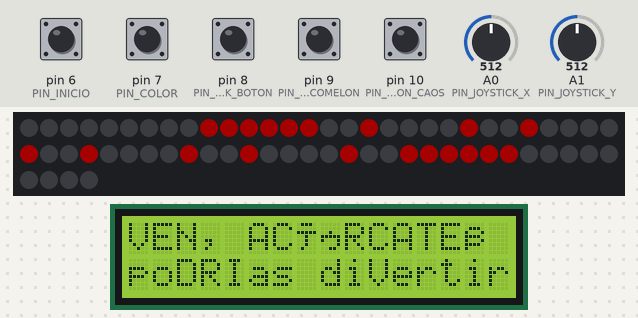
A sketch run on a simulated Arduino Uno, built with avr-gcc and run on an emulated ATmega328P. On the bench: 64 RGB LEDs in strip order, left to right, continuing on the next row, 16×2 character LCD. The inputs (shaded band) are chosen by the test bench; at power-on: pin 6 (PIN_INICIO), pin 7 (PIN_COLOR), pin 8 (PIN_JOYSTICK_BOTON), pin 9 (PIN_BOTON_COMELON), pin 10 (PIN_BOTON_CAOS) HIGH, A0 (PIN_JOYSTICK_X) = 512, A1 (PIN_JOYSTICK_Y) = 512. Dim RGB values are drawn brighter than linear; random numbers use the default seed unless the sketch sets one; what the sketch prints to the serial monitor is not drawn.

Above: at 1.2 s.
1.3 s: pin 8 (PIN_JOYSTICK_BOTON) pulled LOW for 0.3 s
At 1.8 s:
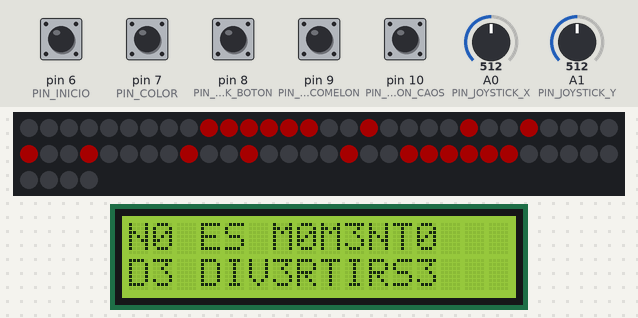
3.4 s: pin 6 (PIN_INICIO) pulled LOW for 0.3 s
At 3.9 s:
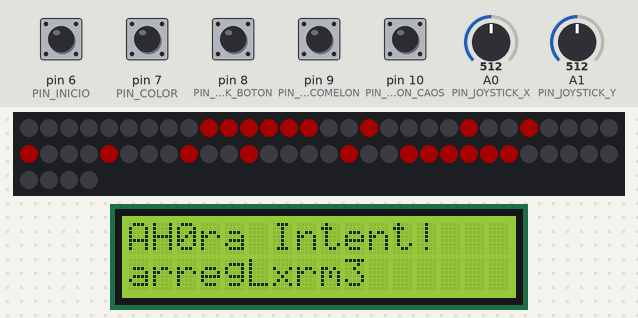
5.9 s: pin 9 (PIN_BOTON_COMELON) pulled LOW for 0.3 s
At 6.15 s:
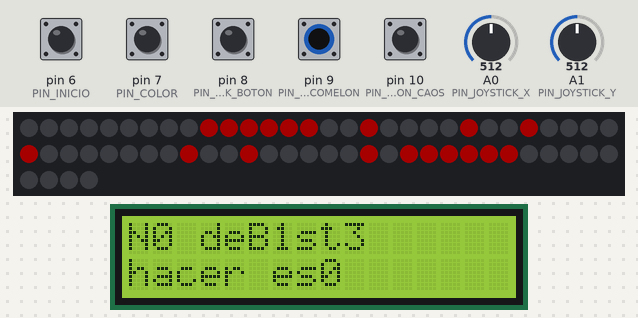
7.8 s: A0 (PIN_JOYSTICK_X) set to 788
10.8 s: A0 (PIN_JOYSTICK_X) set to 813
13.8 s: pin 10 (PIN_BOTON_CAOS) pulled LOW for 1 s
At 14.18 s:
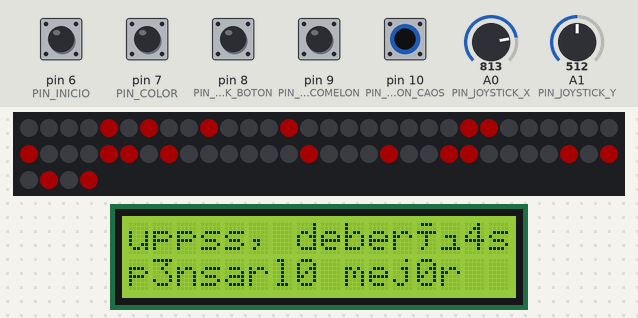

The sketch:

sketch_dec9a.ino
```cpp
#include <Adafruit_NeoPixel.h>   // Librería para controlar la matriz LED NeoPixel
#include <LiquidCrystal.h>       // Librería para manejar el display LCD

// ===================== CONFIG NEOPIXEL ======================
// Pin donde está conectada la matriz LED
#define PIN_MATRIZ 13
// Cantidad total de LEDs (8x8 = 64)
#define NUM_PIXELES 64

// Pines del joystick: ejes X/Y y su botón
#define PIN_JOYSTICK_X A0
#define PIN_JOYSTICK_Y A1
#define PIN_JOYSTICK_BOTON 8

// Pines de botones externos
#define PIN_BOTON_COMELON 9   // Botón que rompe parte de la figura
#define PIN_BOTON_CAOS 10     // Botón que mezcla/desordena la figura
#define PIN_COLOR 7           // Cambia color del pixel escapado
#define PIN_INICIO 6          // Inicia el juego

// Pin para enviar un pulso al Arduino esclavo (música)
#define PIN_TRIGGER_MP3 A3

// Objeto NeoPixel que controla la matriz completa
Adafruit_NeoPixel matriz = Adafruit_NeoPixel(NUM_PIXELES, PIN_MATRIZ, NEO_GRB + NEO_KHZ800);

// ===================== VARIABLES PRINCIPALES ======================
// Figura inicial: un cuadrado 8x8 con un hueco interior
// 1 = LED encendido (forma parte del cuadrado)
// 0 = LED apagado
bool formaBase[64] = {
 0,0,0,0,0,0,0,0,
 0,1,1,1,1,1,1,0,
 0,1,0,0,0,0,1,0,
 0,1,0,0,0,0,1,0,
 0,1,0,0,0,0,1,0,
 0,1,0,0,0,0,1,0,
 0,1,1,1,1,1,1,0,
 0,0,0,0,0,0,0,0
};

bool formaBaseOriginal[64];   // Copia del cuadrado perfecto para restaurarlo mas adelante
int pixelBloqueado = -1;      // LED interno removido (de dode se escapa uno)
int pixelEscapado = -1;       // LED que “escapa” y se mueve por la matriz
uint32_t colorPixelEscapado = 0xFF0000;  // Color del pixel escapado (inicialmente rojo)
bool modoDisco = false;       // Para activar el modo disco

// Tiempos para animación del pixel escapado
unsigned long tiempoUltimoMovimiento = 0;       // Último avance del pixel
const unsigned long retrasoMovimiento = 200;    // Velocidad de movimiento normal
const unsigned long retrasoDisco = 80;          // Velocidad más rápida del modo disco

// Control de destrucción de la figura
int pixelesRotos = 0;                // Cuántos pixel se han roto
const int maxPixelesRotos = 9;       // Máximo 9 comidos antes de reinicio

// Control de actividad para autoreinicio
unsigned long tiempoUltimaActividad = 0;   // Última vez que se tocó algo
bool juegoIniciado = false;                // Para evitar reinicios antes de empezar

// ===================== CONFIG LCD ======================
// Objeto LCD
LiquidCrystal lcd(12, 11, 5, 4, 3, 2);
#define PIN_BACKLIGHT 5   // luz de fondo de la pantallita lcd

// Líneas a mostrar en la pantalla
String linea1 = "V3N, ACERC4T3";
String linea2 = "Y JuEG4";

// Control del parpadeo del texto
bool modoParpadeo = false;     // True = texto parpadea
unsigned long lastBlink = 0;   // Último cambio de visibilidad
unsigned long blinkInterval = 300;  // Velocidad del parpadeo
bool visible = true;           // Determina si el texto se muestra o no

// ===================== FUNCIONES UTILES ======================
// Obtienen coordenadas dentro de la matriz NeoPixel (8x8)

// % entrega el resto de dividir i por 8: indica la columna
int obtenerX(int i){ return i % 8; }

// División entera de i entre 8: indica la fila
int obtenerY(int i){ return i / 8; }

// Convierte coordenadas (x,y) en índice lineal: fila*8 + columna
int obtenerIndice(int x,int y){ return y * 8 + x; }


// Genera un color aleatorio que NO sea rojo puro (para estresar más)
uint32_t generarColorNoRojo(){
  while(true){
    int r=random(0,256);
    int g=random(0,256);
    int b=random(0,256);
    // Se descarta si es rojo
    if(!(r>200 && g<80 && b<80)) return matriz.Color(r,g,b);
  }
}

// ===================== DIBUJO NEOPIXEL ======================
// Dibuja la figura normal + el pixel bloqueado + pixel escapado
void dibujarMatrizNormal(){
  matriz.clear();  // Limpia todos los LEDs

  // Pinta el cuadrado con rojo
  for(int i=0;i<64;i++){
    if(formaBase[i]==1) matriz.setPixelColor(i, matriz.Color(255,0,0));
  }

  // Borra el pixel bloqueado (así no tiene color y queda como agujero)
  if(pixelBloqueado>=0) matriz.setPixelColor(pixelBloqueado, 0);

  // Pinta el pixel escapado con su color asignado
  if(pixelEscapado>=0) matriz.setPixelColor(pixelEscapado, colorPixelEscapado);

  matriz.show();  // Refresca la matriz
}

// Dibujo en modo disco: todos los LEDs son colores random que pestañean
void dibujarMatrizDisco(){
  for(int i=0;i<64;i++){
    matriz.setPixelColor(i, generarColorNoRojo());
  }

  // Pixel escapado mantiene su color original
  if(pixelEscapado>=0) matriz.setPixelColor(pixelEscapado, colorPixelEscapado);

  matriz.show(); //pantallita pantallea
}

// ===================== REPARAR CUADRADO ======================
// Restaura todo el estado a su versión inicial
void repararCuadrado(){
  for(int i=0;i<64;i++){
    formaBase[i] = formaBaseOriginal[i];  // Restaurar figura original (cuadrado perfecto)
  }
  pixelBloqueado = -1;
  pixelEscapado = -1;
  pixelesRotos = 0;
  juegoIniciado = false;

  dibujarMatrizNormal();
}

// ===================== FUNCIONES LCD ======================
// Actualiza el contenido mostrado y si parpadea o no
void actualizarLCD(String msg1, String msg2, bool parpadeo=false){
  linea1 = msg1;
  linea2 = msg2;
  modoParpadeo = parpadeo;
  lcd.clear();
}

// Muestra texto normal o parpadeando
// Render del LCD (con parpadeo opcional)
void mostrarLCD(){
  if(modoParpadeo){
    // Control de parpadeo
    if(millis() - lastBlink >= blinkInterval){
      lastBlink = millis();
      visible = !visible;
    }

    lcd.clear();

    if(visible){
      // Imprime respetando el límite de 16 caracteres
      lcd.setCursor(0,0);
      lcd.print(linea1.substring(0, min(16, (int)linea1.length())));
      lcd.setCursor(0,1);
      lcd.print(linea2.substring(0, min(16, (int)linea2.length())));
    }
  } else {
    // Modo estático
    lcd.setCursor(0,0);
    lcd.print(linea1.substring(0, min(16, (int)linea1.length())));
    lcd.setCursor(0,1);
    lcd.print(linea2.substring(0, min(16, (int)linea2.length())));
  }
}

// ===================== SETUP ======================
void setup(){

  Serial.begin(9600);

  matriz.begin();            // Inicializa la matriz NeoPixel
  matriz.setBrightness(40);  // Ajusta el brillo. (máx 255). 40 = brillo medio
  matriz.show();             // pantallea
  randomSeed(analogRead(A3)); // Genera una semilla aleatoria, para que los números aleatorios no se repitan siempre

  // Configuración de botones y entradas
  pinMode(PIN_JOYSTICK_BOTON, INPUT_PULLUP);
  pinMode(PIN_INICIO, INPUT_PULLUP);
  pinMode(PIN_COLOR, INPUT_PULLUP);
  pinMode(PIN_BOTON_COMELON, INPUT_PULLUP);
  pinMode(PIN_BOTON_CAOS, INPUT_PULLUP);
  pinMode(PIN_BACKLIGHT, OUTPUT);

  // Señal del MP3 (apagado por defecto)
  pinMode(PIN_TRIGGER_MP3, OUTPUT);
  digitalWrite(PIN_TRIGGER_MP3, LOW);

  // Encender luz del LCD al máximo
  analogWrite(PIN_BACKLIGHT, 255);

  // Copia de respaldo de la figura original
  for(int i=0;i<64;i++){
    formaBaseOriginal[i] = formaBase[i];
  }

  tiempoUltimaActividad = millis(); // Marca el inicio
  dibujarMatrizNormal();

  // Configuración del LCD
  lcd.begin(16,2);

  // Mensaje inicial del juego
  actualizarLCD("VEN, ACéRCATE…", "poDRIas diVertirte", false);
  mostrarLCD();
}

// ===================== LOOP PRINCIPAL ======================
void loop(){

  // Si pasan 15 segundos sin tocar nada → todo vuelve a su estado inicial
// ================== AUTO-RESET POR INACTIVIDAD ==================
if(tiempoUltimaActividad > 15000){
    repararCuadrado();                // Vuelve el cuadrado perfecto

    Serial.println(">> Se ejecutó repararCuadrado() por INACTIVIDAD <<");

    modoDisco = false;
    pixelEscapado = -1;
    pixelBloqueado = -1;
    pixelesRotos = 0;

    actualizarLCD("VEN, ACERCATE…", "podrías divertirte", false);
    mostrarLCD();

    tiempoUltimaActividad = millis();
}

  // ================== BOTÓN INICIO ==================
  // Primer paso del juego: romper un pixel y liberar el escapado
  if(digitalRead(PIN_INICIO)==LOW && !juegoIniciado){
    tiempoUltimaActividad = millis();
    juegoIniciado = true;

    actualizarLCD("AH0ra Intent!","arregLxrm3", false);
    mostrarLCD();

    // Obtiene todos los píxeles encendidos para elegir uno al azar
    int lados[64], total=0;
    for(int i=0;i<64;i++) if(formaBase[i]==1) lados[total++] = i;

    // Selección aleatoria de pixel a romper
    if(total>0){
      int elegido=lados[random(total)];
      pixelBloqueado=elegido;
      formaBase[pixelBloqueado]=0;

      // Genera pixel escapado en un vecino
      int x=obtenerX(elegido), y=obtenerY(elegido);
      if(x<7) pixelEscapado=obtenerIndice(x+1,y);
      else if(x>0) pixelEscapado=obtenerIndice(x-1,y);
      else if(y<7) pixelEscapado=obtenerIndice(x,y+1);
      else pixelEscapado=obtenerIndice(x,y-1);

      dibujarMatrizNormal();
    }

    // Pulso al otro arduino para activar la música
    digitalWrite(PIN_TRIGGER_MP3, HIGH);
    delay(100);
    digitalWrite(PIN_TRIGGER_MP3, LOW);

    delay(250);
  }

  // ================== BOTÓN COMELON ==================
  // Rota y destruye píxeles del cuadrado de forma adicional
  if(digitalRead(PIN_BOTON_COMELON)==LOW){
    tiempoUltimaActividad = millis();

    // Frases aleatorias para el LCD
    int opcion = random(3);
    if(opcion==0) actualizarLCD("N0 deB1st3","hacer es0", false);
    else if(opcion==1) actualizarLCD("uppss, deberí4s","p3nsarl0 mej0r", false);
    else actualizarLCD("es3 botón n0","3s el mej0r", false);
    mostrarLCD();

    // Encuentra los píxeles activos actuales
    int lados[64], total=0;
    for(int i=0;i<64;i++) if(formaBase[i]==1) lados[total++] = i;

    // Si aún no llega al límite de destrucción y existen píxeles
   if(pixelesRotos < maxPixelesRotos && total > 0){

   // Elige un píxel aleatorio
   int elegido = lados[random(total)];

   pixelBloqueado = elegido;          // Guarda cuál píxel será roto
   formaBase[pixelBloqueado] = 0;     // Lo elimina de la forma (lo apaga)

   // Obtiene coordenadas del píxel elegido
   int x = obtenerX(elegido), y = obtenerY(elegido);

   // Define un píxel vecino para "escapar" según hacia dónde pueda moverse
   if(x < 7)
    pixelEscapado = obtenerIndice(x + 1, y);      // Escapa a la derecha
   else if(x > 0)
    pixelEscapado = obtenerIndice(x - 1, y);      // Escapa a la izquierda
   else if(y < 7)
    pixelEscapado = obtenerIndice(x, y + 1);      // Escapa hacia abajo
   else if(y > 0)
    pixelEscapado = obtenerIndice(x, y - 1);      // Escapa hacia arriba

   pixelesRotos++;   // Aumenta el conteo de píxeles destruidos
   }

    // Reinicio después de romper demasiado
    } else if(pixelesRotos>=maxPixelesRotos){

      // Reconstruye figura
      for(int i=0;i<64;i++) formaBase[i]=formaBaseOriginal[i];

      // Selecciona un nuevo pixel para romper
      int elegido=random(64);
      while(formaBase[elegido]==0) elegido=random(64);

      pixelBloqueado=elegido;
      formaBase[pixelBloqueado]=0;

      int x=obtenerX(elegido), y=obtenerY(elegido);

      if(x<7) pixelEscapado=obtenerIndice(x+1,y);
      else if(x>0) pixelEscapado=obtenerIndice(x-1,y);
      else if(y<7) pixelEscapado=obtenerIndice(x,y+1);
      else if(y>0) pixelEscapado=obtenerIndice(x,y-1);

      pixelesRotos=1;
    }

    dibujarMatrizNormal();
    delay(250);
  // ================== BOTÓN COLOR ==================
  // Cambia color del pixel escapado y lo mueve a un lugar random
  if(pixelEscapado>=0 && digitalRead(PIN_COLOR)==LOW){
    tiempoUltimaActividad = millis();

    colorPixelEscapado = generarColorNoRojo();  // Nuevo color aleatorio

    // Frases aleatorias
    int opc = random(3);
    if(opc==0) actualizarLCD("pa d0nd3 v4s?", "jajajaja", false);
    else if(opc==1) actualizarLCD("uy si c4si", "m3ntiraaa", false);
    mostrarLCD();

    // Nuevo movimiento aleatorio total
    int nuevoLugar = pixelEscapado;
    while(nuevoLugar == pixelEscapado){
      nuevoLugar = random(64);
    }
    pixelEscapado = nuevoLugar;

    dibujarMatrizNormal();
    delay(220);
  }

   // ================== BOTÓN CAOS ==================
   // Contador que registra cuántas veces se ha presionado el botón CAOS.
   // Es 'static' para que NO se reinicie en cada loop, solo cuando lo reseteamos.
   static int contadorCaos = 0;

   if(digitalRead(PIN_BOTON_CAOS)==LOW){
    tiempoUltimaActividad = millis();   // Marca actividad para evitar reinicio automático
    contadorCaos++;                     // Cuenta un nuevo click del botón CAOS


    // Frases LCD
    int opcion=random(3);
    if(opcion==0) actualizarLCD("N0 deb1st3","hacer es0", false);
    else if(opcion==1) actualizarLCD("uppss, deberí4s","p3nsarl0 mej0r", false);
    else actualizarLCD("es3 botón n0","3s el mej0r", false);
    mostrarLCD();

    // Mezcla por 4 clics
    if(contadorCaos < 5){
      bool nuevosPixeles[64];
      for(int i=0;i<64;i++) nuevosPixeles[i]=0;

      int listaActivos[64], total=0;
      for(int i=0;i<64;i++){
        if(formaBase[i]==1) listaActivos[total++]=i;
      }

      // Reubicar píxeles activos al azar sin repetir posiciones
      for(int i=0;i<total;i++){
        int destino = random(64);
        while(nuevosPixeles[destino]==1) destino = random(64);
        nuevosPixeles[destino]=1;
      }

      for(int i=0;i<64;i++) formaBase[i]=nuevosPixeles[i];

      dibujarMatrizNormal();
    }

    // Si es la 5ta vez, volver al estado normal con pixel escapado como antes
    else {
      contadorCaos = 0; // reset del contador
      for(int i=0;i<64;i++) formaBase[i]=formaBaseOriginal[i];
   // Mantener pixel bloqueado original
      formaBase[pixelBloqueado] = 0;

      dibujarMatrizNormal();
    }

    delay(300);
  }


  // ================== MODO DISCO (botón del joystick) ==================

static int ultimo = HIGH;
int ahora = digitalRead(PIN_JOYSTICK_BOTON);
 // Detecta si pasó de no presionado (HIGH) a presionado (LOW)
 // evita múltiples activaciones en un mismo apretón
 if (ultimo == HIGH && ahora == LOW) {
    modoDisco = !modoDisco;      // Cambia el estado del modo disco
    tiempoUltimaActividad = millis();  // Registra actividad

    if (modoDisco)
        actualizarLCD("N0 ES M0M3NT0", "D3 DIV3RTIRS3", false); // Mensaje al activarse

    mostrarLCD();
    delay(200);  // Antirebote del botón
}

   // Si está en modo Disco, la matriz se vuelve fiesta y no se mueve el pixel escapado
   if (modoDisco) {
    dibujarMatrizDisco();  // Colores aleatorios
    mostrarLCD();
    delay(retrasoDisco);
}
// ================== MOVIMIENTO DEL PIXEL ESCAPADO ==================

   if(pixelEscapado >= 0){                     // Si hay un pixel activo que debe moverse
    int x = obtenerX(pixelEscapado),        // Convierte el índice actual del pixel a su coordenada X
        y = obtenerY(pixelEscapado);        // Convierte el índice actual del pixel a su coordenada Y

    int nueva = x, nuevaY = y;              // Copias iniciales donde se guardará la posición nueva

    int vX = analogRead(PIN_JOYSTICK_X);    // Lectura del eje X del joystick
    int vY = analogRead(PIN_JOYSTICK_Y);    // Lectura del eje Y del joystick

// Detecta movimiento REAL del joystick (deadzone ampliado)
if( abs(vX - 512) > 80 || abs(vY - 512) > 80 ){
    tiempoUltimaActividad = millis();
}


    // Para evitar movimientos demasiado rápidos, solo permite mover después de cierto tiempo
    if(millis() - tiempoUltimoMovimiento >= retrasoMovimiento){

        // ----- Movimiento horizontal -----
        // Si el joystick está hacia la izquierda y queda espacio, mueve a la izquierda
        if(vX > 800 && x > 0) nueva = x - 1;
        // Si está hacia la derecha y queda espacio, mueve a la derecha
        else if(vX < 200 && x < 7) nueva = x + 1;

        // ----- Movimiento vertical -----
        // Si el joystick está hacia arriba y queda espacio, sube
        if(vY > 800 && y > 0) nuevaY = y - 1;
        // Si está hacia abajo y queda espacio, baja
        else if(vY < 200 && y < 7) nuevaY = y + 1;

        // Calcula el índice del pixel en su nueva posición
        int indiceNuevo = obtenerIndice(nueva, nuevaY);

        // ----- LÓGICA DE REBOTE -----
        // Si el pixel intenta moverse hacia el Pixel Bloqueado
           if(indiceNuevo == pixelBloqueado){
            pixelEscapado = pixelBloqueado;   // Lo deja caer al agujero momentáneamente
            dibujarMatrizNormal();            // Redibuja
            delay(90);

            // Prepara una lista de vecinos posibles para rebotar
            int vecinos[4], cnt = 0;

            if(x < 7) vecinos[cnt++] = obtenerIndice(x + 1, y); // vecino derecha
            if(x > 0) vecinos[cnt++] = obtenerIndice(x - 1, y); // vecino izquierda
            if(y < 7) vecinos[cnt++] = obtenerIndice(x, y + 1); // vecino abajo
            if(y > 0) vecinos[cnt++] = obtenerIndice(x, y - 1); // vecino arriba

            // Escoge uno al azar y lo manda ahí (rebote)
            pixelEscapado = vecinos[random(cnt)];
        } else {
            // Movimiento normal: el pixel se cambia a la nueva posición
            pixelEscapado = indiceNuevo;
            tiempoUltimaActividad = millis();
        }
        dibujarMatrizNormal();                // Redibuja la matriz con el movimiento final
        tiempoUltimoMovimiento = millis();    // Actualiza el tiempo del último movimiento
    }
  }
}
```

Measured:
- after the input at 1.3 s, the display: changes after 0.05 s (image 1)
